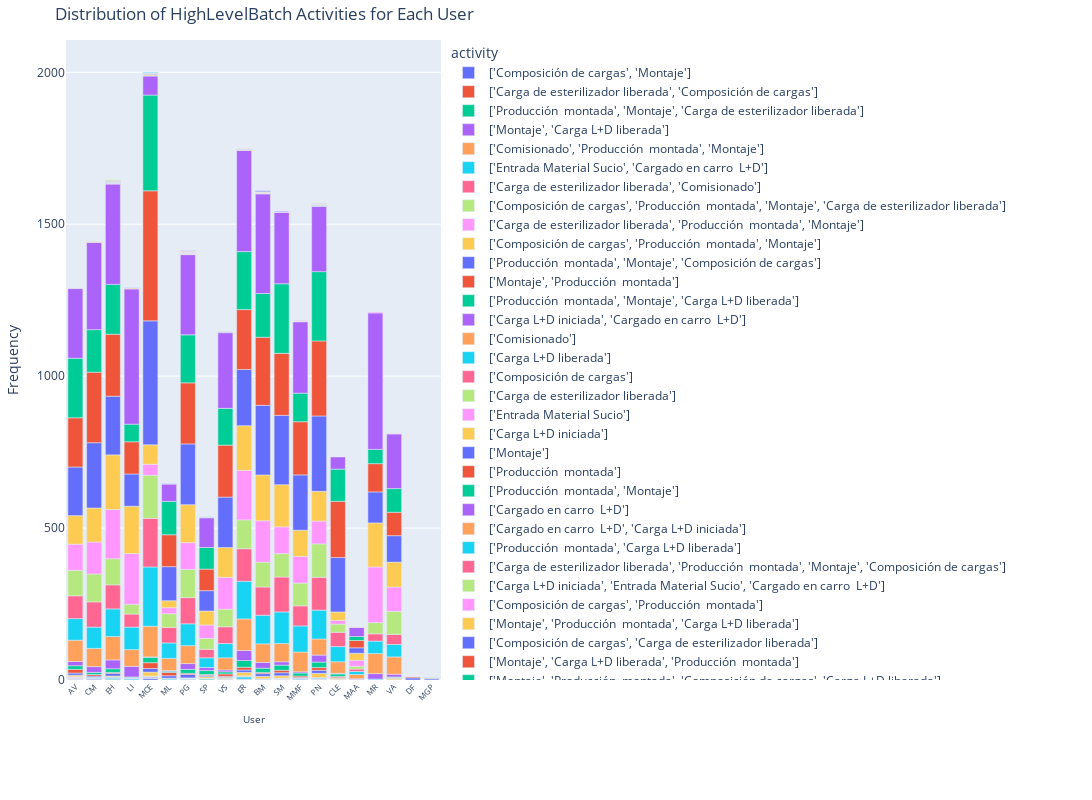

Here is the notebook cell this chart was saved with:
### Code cell
cypher_batches_size_distribution = """
MATCH (u:Resource)-[:CORR]->(n:HighLevelBatch)
WITH u.sysId AS user, n.activity_name AS activity
RETURN user, activity, count(activity) AS frequency
ORDER BY user, frequency
"""

def batches_size_distribution(uri, username, password, cypher_query):
    driver = GraphDatabase.driver(uri, auth=(username, password))
    with driver.session() as session:
        result = session.run(cypher_query)
        data = result.data()
        return data


results_batches_size_distribution = batches_size_distribution(uri, username, password, cypher_batches_size_distribution)

user = [record['user'] for record in results_batches_size_distribution]
activity = [str(record['activity']) for record in results_batches_size_distribution]
frequency = [record['frequency'] for record in results_batches_size_distribution]


df = pd.DataFrame({
    'User': user,
    'Activity': activity,
    'Frequency': frequency
})


fig = px.bar(df, x='User', y='Frequency', color='Activity', 
             title='Distribution of HighLevelBatch Activities for Each User',
             labels={'User': 'User', 'Frequency': 'Frequency', 'Activity': 'activity'})

fig.update_layout(
    xaxis_tickangle=-45,
    xaxis_tickfont_size=8,  
    xaxis_title_font_size=10,
    margin=dict(l=40, r=40, t=40, b=120),
    height=800,
    width=1500
)

fig.show()
